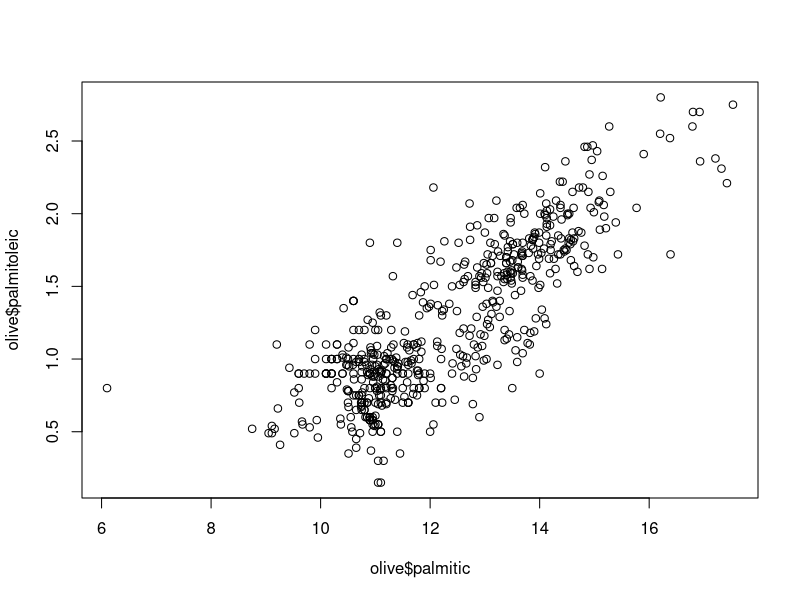
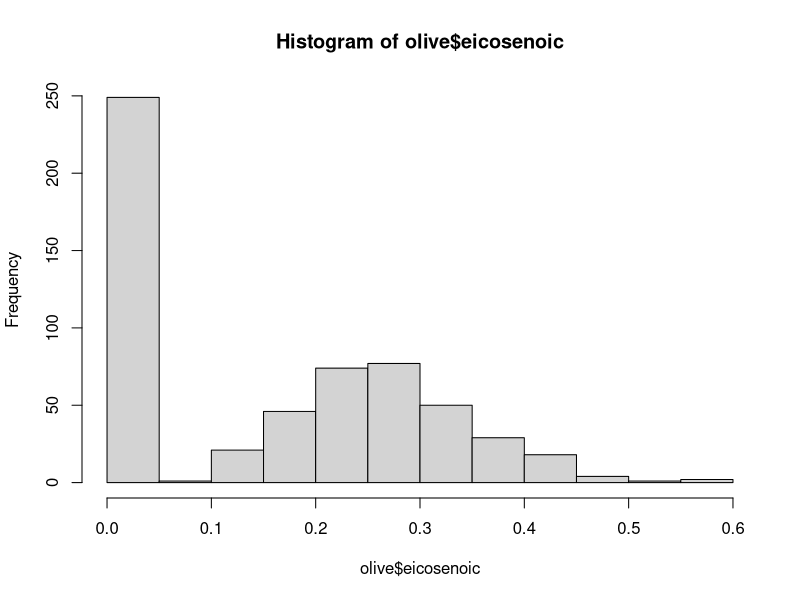

R code for these plots, in order:
library(dslabs)
data(heights)
library(dplyr)
options(digits = 3)    # report 3 significant digits for all answers 


##1
# First, determine the average height in this dataset. 
# Then create a logical vector ind with the indices for those individuals who are above average height.
H_avg <- mean(heights$height)
ind <- heights$height > H_avg 
str(heights$height[ind])


##2
# How many individuals in the dataset are above average height and are female? 
H_avg <- mean(heights$height)
ind <- heights$height > H_avg 
str(heights)
filter(heights, height > H_avg ) %>% filter(sex == "Female")


##3
# What proportion of individuals in the dataset are female?
str(heights)
nrow(filter(heights, sex == "Female"))/ nrow(heights)


##4a
# Determine the minimum height in the heights dataset.
heights[which.min(heights$height),]

##4b
# Use the match() function to determine the index of the individual with the minimum height.
match(50,heights$height)

##4c
# Subset the sex column of the dataset by the index in 4b to determine the individual’s sex.
heights[1032,]

##4a
# Determine the maximum height.
heights[which.min(heights$height),]


##5a
#Determine the maximum height.
heights[which.max(heights$height),]

##5b
#Which integer values are between the maximum and minimum heights? 
#For example, if the minimum height is 10.2 and the maximum height is 20.8, 
#your answer should be x <- 11:20 to capture the integers in between those values. 
#(If either the maximum or minimum height are integers, include those values too.)
x <- 50:82

##5c
#How many of the integers in x are NOT heights in the dataset?
sum(!(50:82)  %in% heights$height)

##6
#Using the heights dataset, create a new column of heights in centimeters named ht_cm. 
#Recall that 1 inch = 2.54 centimeters. Save the resulting dataset as heights2.
heights2 <- mutate(heights,ht_cm = height*(2.54))

##6a
#What is the height in centimeters of the 18th individual (index 18)?
heights2[18,]

##6b
#What is the mean height in centimeters?
mean(heights2$ht_cm)

##7
#Create a data frame females by filtering the heights2 data to contain only female individuals.
females <- filter(heights2,sex == "Female")

##7a
#How many females are in the heights2 dataset?
nrow(females)

##7b
#What is the mean height of the females in centimeters?
mean(females$ht_cm)

##8
#The olive dataset in dslabs contains composition in percentage of eight fatty acids found 
#in the lipid fraction of 572 Italian olive oils:

library(dslabs)
data(olive)
head(olive)

#Plot the percent palmitic acid versus palmitoleic acid in a scatterplot. 
#What relationship do you see?

plot(olive$palmitic, olive$palmitoleic)

#-- ANS: There is a positive linear relationship between palmitic and palmitoleic. 

##9
#Create a histogram of the percentage of eicosenoic acid in olive.

hist(olive$eicosenoic)

#-- ANS: The most common value of eicosenoic acid is below 0.05%. 

##10
#Make a boxplot of palmitic acid percentage in olive with separate distributions for each region.

#Which region has the highest median palmitic acid percentage?

#Which region has the most variable palmitic acid percentage?
